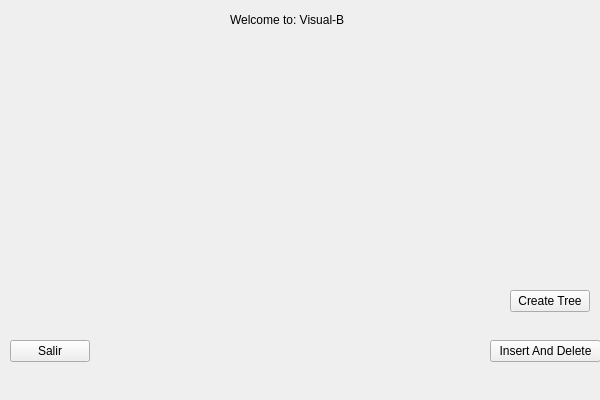
<?xml version="1.0" encoding="UTF-8"?>
<ui version="4.0">
 <class>QtBtreeClass</class>
 <widget class="QMainWindow" name="QtBtreeClass">
  <property name="geometry">
   <rect>
    <x>0</x>
    <y>0</y>
    <width>600</width>
    <height>400</height>
   </rect>
  </property>
  <property name="windowTitle">
   <string>QtBtree</string>
  </property>
  <widget class="QWidget" name="centralWidget">
   <widget class="QPushButton" name="NewTree">
    <property name="geometry">
     <rect>
      <x>510</x>
      <y>290</y>
      <width>80</width>
      <height>22</height>
     </rect>
    </property>
    <property name="text">
     <string>Create Tree</string>
    </property>
   </widget>
   <widget class="QPushButton" name="Insdel">
    <property name="geometry">
     <rect>
      <x>490</x>
      <y>340</y>
      <width>111</width>
      <height>22</height>
     </rect>
    </property>
    <property name="text">
     <string>Insert And Delete</string>
    </property>
   </widget>
   <widget class="QLabel" name="label">
    <property name="geometry">
     <rect>
      <x>230</x>
      <y>10</y>
      <width>141</width>
      <height>20</height>
     </rect>
    </property>
    <property name="text">
     <string>Welcome to: Visual-B</string>
    </property>
   </widget>
   <widget class="QPushButton" name="exit">
    <property name="geometry">
     <rect>
      <x>10</x>
      <y>340</y>
      <width>80</width>
      <height>22</height>
     </rect>
    </property>
    <property name="text">
     <string>Salir</string>
    </property>
   </widget>
  </widget>
  <action name="action">
   <property name="text">
    <string>插入key值</string>
   </property>
  </action>
  <action name="action_key">
   <property name="text">
    <string>删除key值</string>
   </property>
  </action>
  <action name="action_NewBtree">
   <property name="text">
    <string>New B Tree</string>
   </property>
  </action>
  <action name="action_InsertDel">
   <property name="enabled">
    <bool>false</bool>
   </property>
   <property name="text">
    <string>Insert &amp; Delete</string>
   </property>
  </action>
  <action name="action_DelKey">
   <property name="text">
    <string>删除key值</string>
   </property>
  </action>
 </widget>
 <layoutdefault spacing="6" margin="11"/>
 <resources/>
 <connections/>
</ui>
